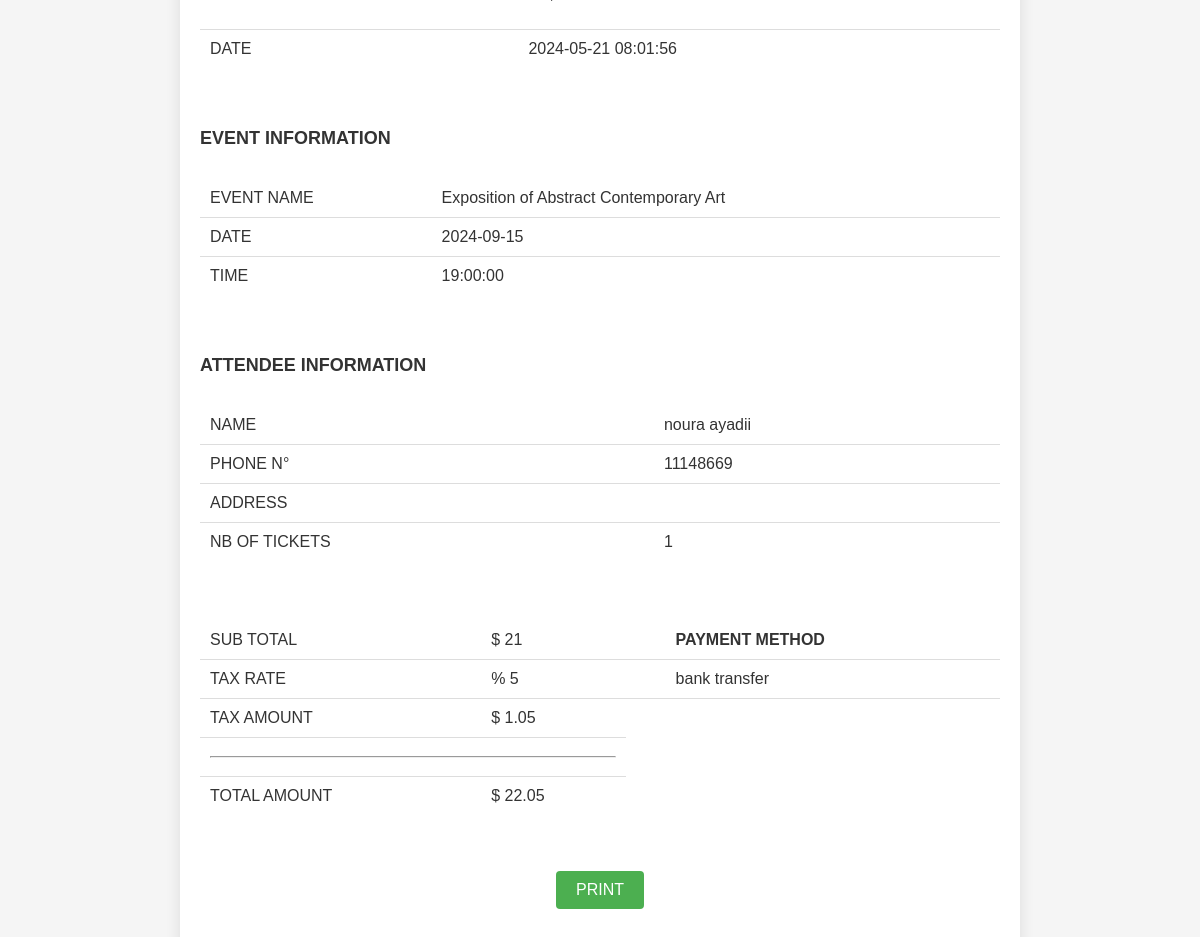
Screenshot of /pages_user/invoice.php?event_id=11 (signed in) with the database file from the repository.
### tables this page shows
CREATE TABLE IF NOT EXISTS `bookings` (
  `ID_U` int(11) NOT NULL,
  `ID_EV` int(11) NOT NULL,
  `NB_TICKETS` int(11) NOT NULL,
  `PAY_METHOD` varchar(20) NOT NULL,
  `TOTAL_PRICE` float NOT NULL,
  `CR_DATE` timestamp NOT NULL DEFAULT CURRENT_TIMESTAMP,
  PRIMARY KEY (`ID_U`,`ID_EV`),
  KEY `fk_ev_b` (`ID_EV`)
);

CREATE TABLE IF NOT EXISTS `event` (
  `ID_EV` int(11) NOT NULL AUTO_INCREMENT,
  `ID_ORG` int(11) NOT NULL,
  `NAME_EV` varchar(100) NOT NULL,
  `DATE_EV` date NOT NULL,
  `T_START` time NOT NULL,
  `T_END` time NOT NULL,
  `LOC` varchar(100) NOT NULL,
  `DESC_EV` varchar(1000) NOT NULL,
  `PRICE` int(11) NOT NULL,
  `BANNER` varchar(200) DEFAULT 'Uploads/event-default.jpg',
  `TAGS_EV` varchar(200) NOT NULL,
  `NB_PLACES` int(11) NOT NULL,
  PRIMARY KEY (`ID_EV`),
  KEY `fk_org_ev` (`ID_ORG`)
);

CREATE TABLE IF NOT EXISTS `users` (
  `ID_U` int(11) NOT NULL AUTO_INCREMENT,
  `FIRSTNAME_U` varchar(50) NOT NULL,
  `LASTNAME_U` varchar(50) NOT NULL,
  `TEL_U` int(8) NOT NULL,
  `EMAIL_U` varchar(100) NOT NULL,
  `PASS_U` varchar(100) NOT NULL,
  `BIRTHDAY` date DEFAULT NULL,
  `ADDRESS` varchar(100) DEFAULT NULL,
  `PFP_U` varchar(200) DEFAULT 'Uploads/Blank profile picture.png',
  `USER_TYPE` varchar(250) DEFAULT NULL,
  `Status` varchar(250) DEFAULT NULL,
  PRIMARY KEY (`ID_U`)
);

### pages_user/invoice.php (the view, shortened to what this page needs)
<?php
include('../db.php');
$user_id = $_SESSION['user_id'];
$event_id = isset($_GET['event_id']) ? $_GET['event_id'] : null;
$user_query = "SELECT * FROM users WHERE ID_U = ?";
$stmt = $pdo->prepare($user_query);
$stmt->execute([$user_id]);
$user_data = $stmt->fetch();
$events_query = "
SELECT event.*,  users.FIRSTNAME_U, users.LASTNAME_U, users.TEL_U, users.ADDRESS, bookings.NB_TICKETS, bookings.CR_DATE, bookings.PAY_METHOD, bookings.TOTAL_PRICE
FROM bookings
JOIN event ON bookings.ID_EV = event.ID_EV
JOIN users ON bookings.ID_U = users.ID_U
WHERE bookings.ID_U = ? AND bookings.ID_EV = ?
";
$stmt = $pdo->prepare($events_query);
$stmt->execute([$user_id, $event_id]);
$event = $stmt->fetch();
?>
<!DOCTYPE html>
<html lang="en">
<head>
</head>
<body>
    <div class="invoice-contain" id="modal">
    <div class="invoice">
        <div class="invoice-content">
        <br>
        <table class="invoice-t">
            <tr>
                <td>RECEIPT N°</td>
                <td><p><?php echo htmlspecialchars($event['ID_EV']); ?> , <?php echo htmlspecialchars($_SESSION['user_id']); ?></p></td>
            </tr>
            <tr>
                <td>DATE</td>
                <td><?php  echo htmlspecialchars($event['CR_DATE']); ?></td>
            </tr>
        </table>
        <h3>EVENT INFORMATION</h3>
        <table class="invoice-t">
            <tr>
                <td>EVENT NAME</td>
                <td><?php echo htmlspecialchars($event['NAME_EV']); ?></td>
            </tr>
            <tr>
                <td>DATE</td>
                <td><?php echo htmlspecialchars($event['DATE_EV']); ?></td>
            </tr>
            <tr>
                <td>TIME</td>
                <td><?php echo htmlspecialchars($event['T_START']); ?></td>
            </tr>
        </table>
        <h3>ATTENDEE INFORMATION</h3>
        <table class="invoice-t">
            <tr>
                <td>NAME</td>
                <td><?php echo htmlspecialchars($user_data['FIRSTNAME_U']) . ' ' . htmlspecialchars($user_data['LASTNAME_U']); ?></td>
            </tr>
            <tr>
                <td>PHONE N°</td>
                <td><?php echo htmlspecialchars($user_data['TEL_U']); ?></td>
            </tr>
            <tr>
                <td>ADDRESS</td>
                <td><?php echo htmlspecialchars($user_data['ADDRESS']); ?></td>
            </tr>
            <tr>
                <td>NB OF TICKETS</td>
                <td><?php echo htmlspecialchars($event['NB_TICKETS']); ?></td>
            </tr>
        </table>
        <table class="paid-amount">
            <tr>
                <td>SUB TOTAL</td>
                <td>$ <?php echo htmlspecialchars($event['TOTAL_PRICE']); ?></td>
                <td></td>
                <td><b>PAYMENT METHOD</b></td>
            </tr>
            <tr>
                <td>TAX RATE</td>
                <td>% 5</td>
                <td></td>
                <td><?php echo htmlspecialchars($event['PAY_METHOD']); ?></td>
            </tr>
            <tr>
                <td>TAX AMOUNT</td>
                <td>$ <?php echo htmlspecialchars($event['TOTAL_PRICE']) * 0.05; ?></td>
            </tr>
            <tr>
                <td colspan="2"><hr></td>
            </tr>
            <tr>
                <td>TOTAL AMOUNT</td>
                <td>$ <?php echo htmlspecialchars($event['TOTAL_PRICE']) * 1.05; ?></td>
            </tr>
        </table>
    </div>
    </div>
    <br><br>
    <div class="btns">
        <button class="btn bttn" onclick="window.print()">PRINT</button>
    </div>
    <br><br><br><br>
</div>
</body>
</html>

### pages_user/invoice.php (style rules this page uses)
body { font-family: 'Arial', sans-serif; background-color: #f5f5f5; color: #333; margin: 0; padding: 0; display: flex; justify-content: center; align-items: center; height: 100vh; }
.invoice-contain { background-color: #fff; padding: 20px; border-radius: 8px; box-shadow: 0 0 15px rgba(0, 0, 0, 0.1); max-width: 800px; width: 100%; }
.invoice { display: flex; flex-direction: column; }
.invoice h3 { font-size: 18px; margin: 20px 0 10px; }
.invoice-content { display: flex; flex-direction: column; gap: 20px; }
.invoice-t { width: 100%; border-collapse: collapse; margin-bottom: 20px; }
.invoice-t td { padding: 10px; border-bottom: 1px solid #ddd; }
.invoice-t tr:last-child td { border-bottom: none; }
.paid-amount { width: 100%; border-collapse: collapse; margin-top: 20px; }
.paid-amount td { padding: 10px; border-bottom: 1px solid #ddd; }
.paid-amount tr:last-child td { border-bottom: none; }
.btns { display: flex; justify-content: center; margin-top: 20px; }
.btn { background-color: #4CAF50; color: #fff; border: none; padding: 10px 20px; font-size: 16px; border-radius: 4px; cursor: pointer; }

### rows the page displays
bookings: CR_DATE "2024-05-21 08:01:56", ID_EV.NAME_EV "Exposition of Abstract Contemporary Art", ID_EV.DATE_EV "2024-09-15", ID_EV.T_START "19:00:00", NB_TICKETS "1", TOTAL_PRICE "21", PAY_METHOD "bank transfer", htmlspecialchars($event['TOTAL_PRICE'])*0.05 "1.05", htmlspecialchars($event['TOTAL_PRICE'])*1.05 "22.05"
users: FIRSTNAME_U "noura", LASTNAME_U "ayadii", TEL_U "11148669"
